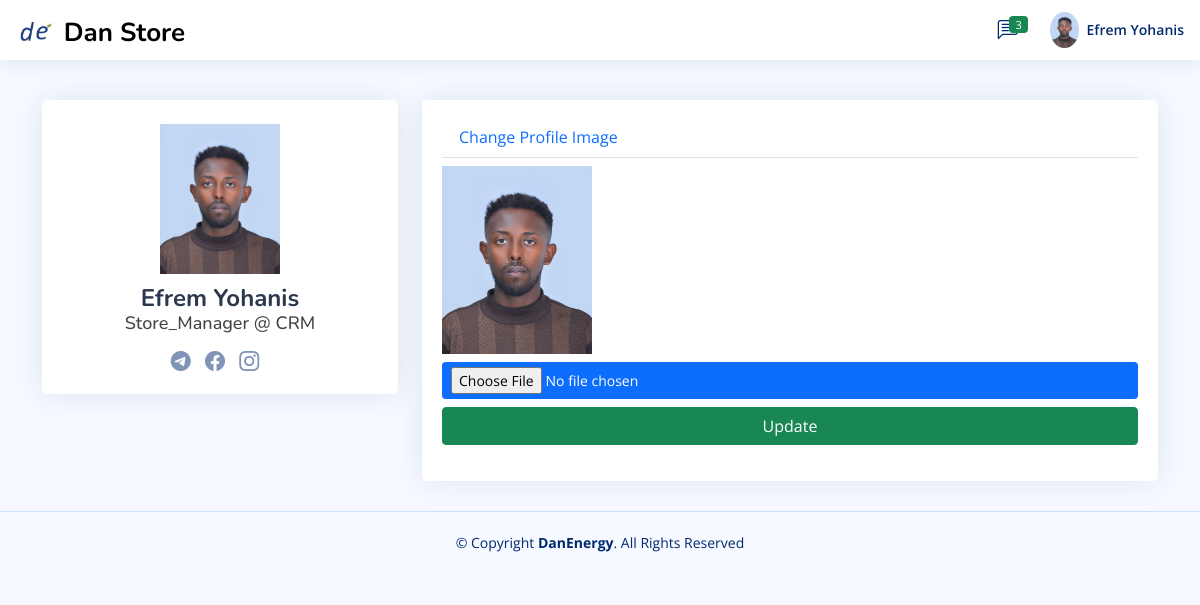
The page /department_head/emp_pp (signed in) on the database as committed earlier.
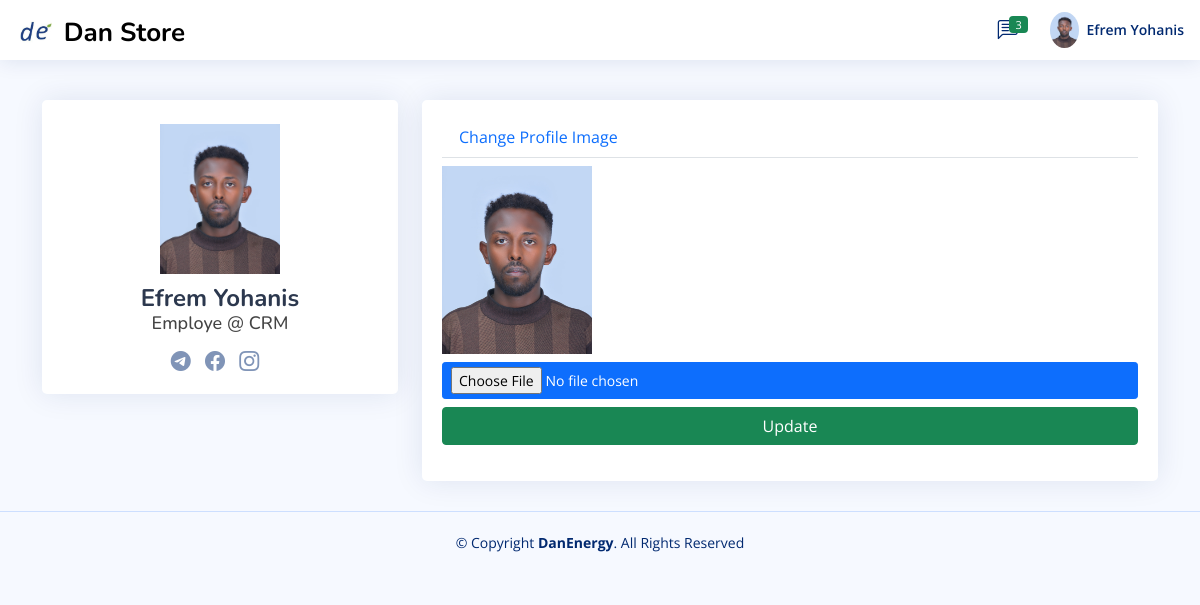
The same page on the database as committed later.
### Store_manager/models.py (models this page shows, shortened)
class employ(models.Model):
    user=models.ForeignKey(User,null=True,blank=True,on_delete=models.CASCADE)
    role= models.CharField(max_length=200,null=True,blank=True)
    profile_pic=models.ImageField(null=True,blank=True, upload_to='Profile/')
    Full_Name=models.CharField(max_length=300, null=True)
    gender = models.CharField(max_length=20,null=True,blank=True)
    phone1 = models.CharField(max_length=200, null=True)
    phone2 = models.CharField(max_length=200, null=True)
    facebook = models.CharField(max_length=200, null=True,blank=True)
    telegram = models.CharField(max_length=200, null=True,blank=True)
    instagram = models.CharField(max_length=200, null=True,blank=True)
    about = models.TextField(max_length=500, null=True)
    address = models.CharField(max_length=200, null=True)
    inDepartment = models.CharField(max_length=300,null=True)
    date_created = models.DateTimeField(auto_now_add=True, null=True)
    Thechnologist =models.BooleanField(blank=True,null=True,default=False)
    accessStore=models.ForeignKey(allStore,null=True,blank=True,on_delete=models.CASCADE)
    Titel = models.CharField(max_length=20,null=True,blank=True)
    Filed_Study = models.CharField(max_length=20,null=True,blank=True)
    Collage = models.CharField(max_length=20,null=True,blank=True)
    grade=models.CharField(max_length=20,null=True,blank=True)
    Year_Graguation = models.DateField(null=True,blank=True)
    Document=models.FileField(null=True,blank=True,upload_to="File/Document")

### Department_Head/views.py (the view)
# urls.py: path('emp_pp',views.emp_chage_profile_pic,name="emp_pp"),
def emp_chage_profile_pic(request):
    users = User.objects.get(id=request.user.id)
    re_employ=employ.objects.get(user=users)
    admin = re_employ
    context= {
        'admin':admin,
    }
    if len(request.FILES.get('newimg', "")) != 0:
        admin.profile_pic.delete()
        admin.profile_pic = request.FILES.get('newimg', "")
        admin.save()
        messages.success(request,'Your profile picture has been updated successfully.')
        return redirect('emp_user-Profile')
    else:
        return render(request,'employe/profile/change_profile_pic.html',context)

### Templates/employe/profile/change_profile_pic.html (shortened to what this page needs)
{% extends 'employe/index.html'  %}
{% block profile1 %}
{% load static %}
<main style="margin-top: 100px; " class="container">
    <section class="section profile">
      <div class="row">
        <div class="col-xl-4">
          <div class="card">
            <div class="card-body profile-card pt-4 d-flex flex-column align-items-center">
              {% if admin.profile_pic %}
              <img src="{{admin.profile_pic.url}}" alt="Profile" >
              {% endif %}
              <h2>{{user.first_name}} {{user.last_name}}</h2>
              <h3>{{admin.role}} @ {{admin.inDepartment}}</h3>
              <div class="social-links mt-2">
                {% if admin.telegram and admin.telegram != 'None' %}
                <a href="{{admin.telegram}}" class="telegram"><i class="bi bi-telegram"></i></a>
                {% endif %}
                {% if admin.facebook and admin.facebook != 'None' %}
                <a href="{{admin.facebook}}" class="facebook"><i class="bi bi-facebook"></i></a>
                {% endif %}
                {% if admin.instagram and admin.instagram != 'None' %}
                <a href="{{admin.instagram}}" class="instagram"><i class="bi bi-instagram"></i></a>
                {% endif %}
              </div>
            </div>
          </div>
        </div>
        <div class="col-xl-8">
          <div class="card">
            <div class="card-body pt-3">
              <ul class="nav nav-tabs">
                <li class="nav-item">
                  <a class="nav-link " aria-current="page" href="#">Change Profile Image</a>
                </li>
              </ul>
              <div class="tab-content pt-2">
                <form method="POST" enctype="multipart/form-data">
                  <div class="row mb-3">
                      <div class="col col-md-12 col-lg-12">
                        <div class="text-ceter">
                          {% if admin.profile_pic %}
                          <img src="{{admin.profile_pic.url}}" alt="Profile" width="150px">
                          {% endif %}
                        </div>
                          <div class="d-grid gap-2 col-12 mx-auto pt-2">
                            <input type="file" class="btn btn-primary btn-sm" name="newimg" >
                            <button type="submit" class="btn btn-success">Update</button>
                          </div>
                    </div>
                  </div>
                </form>
              </div>
            </div>
          </div>
        </div>
      </div>
    </section>
    </main>
{% endblock profile1 %}

### Templates/employe/index.html (shortened to what this page needs)
{% extends 'base.html' %} {% load static %} {% block content %}
<header id="header" class="header fixed-top d-flex align-items-center">
  <div class="d-flex align-items-center justify-content-right">
    <a href="{% url 'employe_dashboard' %}" class="logo d-flex align-items-center">
      <img src="{% static '/img/newfile.png' %}" alt="" />
      <span
        class="d-none d-lg-block"
        style="color: black; margin-top: 5px; padding-left: 5px"
        >Dan Store</span
      >
    </a>
  </div>
  <nav class="header-nav ms-auto">
    <ul class="d-flex align-items-center">
      <li class="nav-item dropdown">
        <a class="nav-link nav-icon" href="#" data-bs-toggle="dropdown">
          <i class="bi bi-chat-left-text"></i>
          <span class="badge bg-success badge-number">3</span> </a
        >
      </li>
      <li class="nav-item dropdown pe-3">
        <a
          class="nav-link nav-profile d-flex align-items-center pe-0"
          href="#"
          data-bs-toggle="dropdown"
        >
        {% if admin.profile_pic %}
        <img src="{{admin.profile_pic.url}}" alt="Profile"
        alt="Profile"
        class="rounded-circle">
        {% endif %}
          <span class="d-none d-md-block ps-2"
            >{{user.first_name}} {{user.last_name}}</span
          > </a
        >
      </li>
    </ul>
  </nav>
</header>
{% block profile1 %}{% endblock profile1 %}
{% endblock %}
{% block footer %}
  <footer id="" class="footer">
    <div class="copyright">
      &copy; Copyright <strong><span>DanEnergy</span></strong
      >. All Rights Reserved
    </div>
    <div class="credits">
      </div>
  </footer>
{% endblock footer %}

Rows that differ between the two databases and show on the page:
changed employ "CRM": role "Store_Manager" → "Employe"
